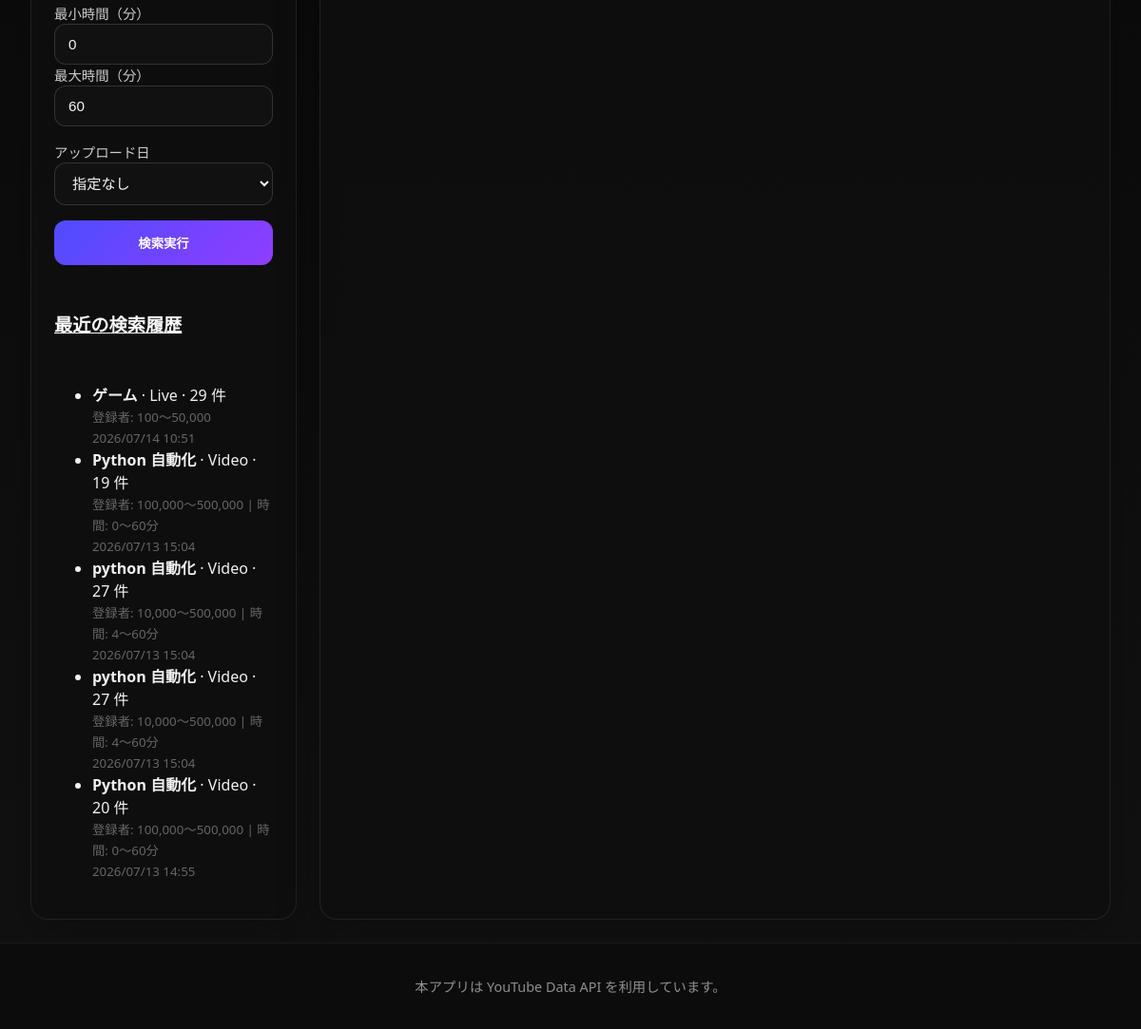
/ (lower part), run on an earlier commit of the app's database.
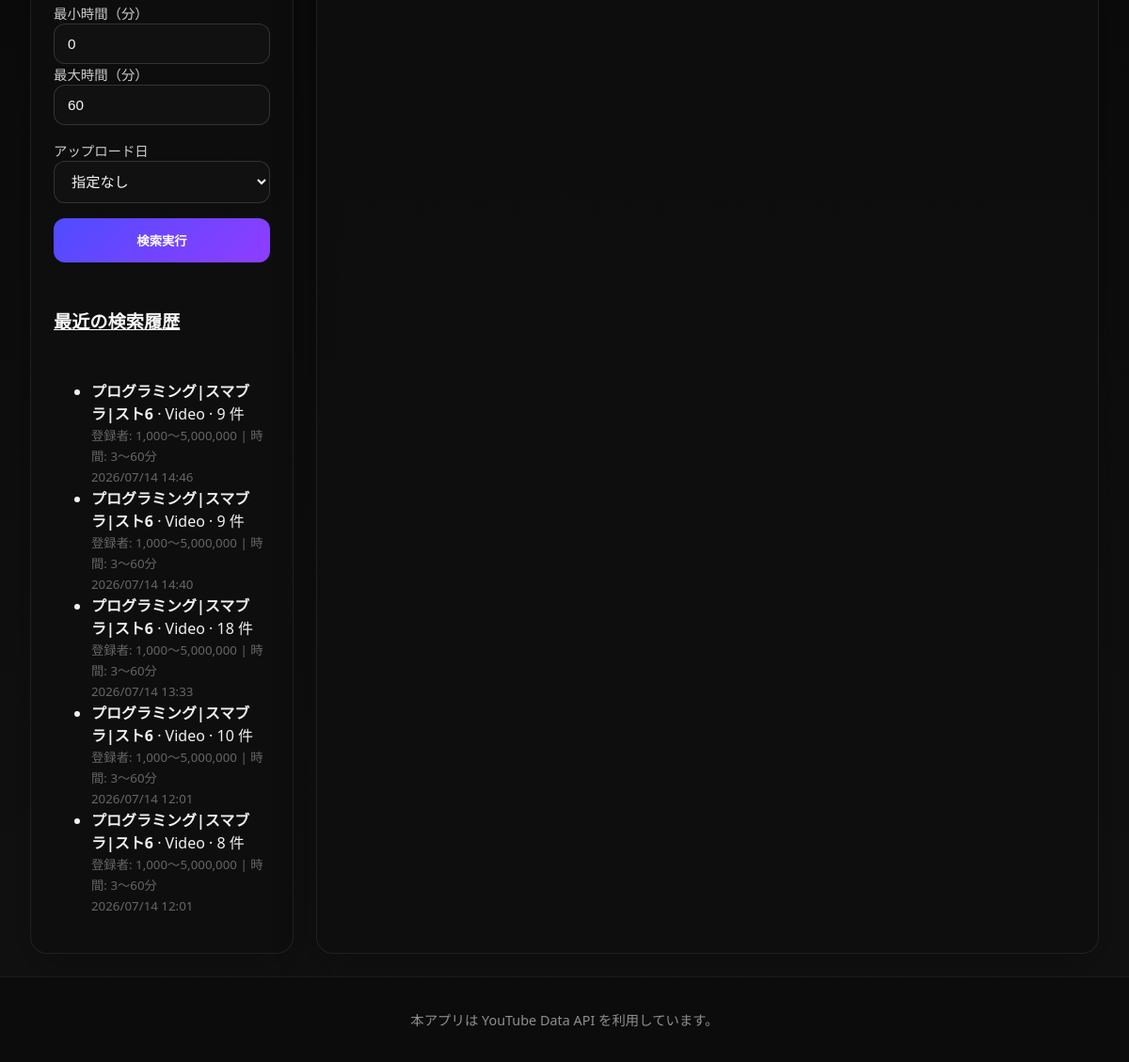
And on a later commit of the database.
### youtube_app/models.py (models this page shows, shortened)
class SearchHistory(models.Model):
    target = models.CharField(max_length=16, default='video')
    query = models.CharField(max_length=255)
    max_results = models.PositiveSmallIntegerField(default=50)
    order = models.CharField(max_length=32, default='viewCount')
    lower_threshold = models.PositiveIntegerField(default=100000)
    upper_threshold = models.PositiveIntegerField(default=500000)
    min_duration = models.PositiveIntegerField(default=0)
    max_duration = models.PositiveIntegerField(default=60)
    date_option = models.CharField(max_length=16, default='none')
    results_count = models.PositiveIntegerField(default=0)
    created_at = models.DateTimeField(auto_now_add=True)
    class Meta:
        ordering = ['-created_at']

### youtube_app/views.py (the view, shortened to what this page needs)
# urls.py: path('', views.search_view, name='search'),
def search_view(request):
    context = get_query_parameters(request)
    context['base_query_string'] = build_query_string_without_select(request)
    context['is_video_mode'] = context['target'] == 'video'
    context['results'] = []
    context['error_message'] = ''
    context['recent_history'] = SearchHistory.objects.all()[:5]
    return render(request, 'youtube_app/search.html', context)

### youtube_app/views.py (called while the page is built)
def get_query_parameters(request: HttpRequest) -> dict:
    return {
        'target': request.GET.get('target', 'video'),
        'query': request.GET.get('query', 'Python 自動化'),
        'max_results': int(request.GET.get('max_results', 50) or 50),
        'order': request.GET.get('order', 'viewCount'),
        'lower_threshold': int(request.GET.get('lower_threshold', 100000) or 100000),
        'upper_threshold': int(request.GET.get('upper_threshold', 500000) or 500000),
        'min_duration': int(request.GET.get('min_duration', 0) or 0),
        'max_duration': int(request.GET.get('max_duration', 60) or 60),
        'date_option': request.GET.get('date_option', 'none'),
        'selected_video_id': request.GET.get('select', ''),
    }

def build_query_string_without_select(request):
    params = request.GET.copy()
    params.pop('select', None)
    return params.urlencode()

### youtube_app/templates/youtube_app/search.html (shortened to what this page needs)
{% load static humanize %}
<!DOCTYPE html>
<html lang="ja">
<head>
    <link rel="stylesheet" href="{% static 'youtube_app/style.css' %}">
</head>
<body>
    <div class="page-shell">
        <main class="layout-grid">
            <section class="panel sidebar-panel">
                <div class="panel-card">
                    <form method="get" class="search-form">
                        <div class="field-group columns-2 video-filter">
                            <div>
                                <label for="min_duration">最小時間（分）</label>
                                <input id="min_duration" name="min_duration" type="number" min="0" value="{{ min_duration }}">
                            </div>
                            <div>
                                <label for="max_duration">最大時間（分）</label>
                                <input id="max_duration" name="max_duration" type="number" min="0" value="{{ max_duration }}">
                            </div>
                        </div>
                        <div class="field-group video-filter">
                            <label for="date_option">アップロード日</label>
                            <select id="date_option" name="date_option">
                                <option value="none" {% if date_option == 'none' %}selected{% endif %}>指定なし</option>
                            </select>
                        </div>
                        <div class="actions">
                            <button type="submit" class="primary-button">検索実行</button>
                        </div>
                    </form>
                </div>
                <div class="panel-card history-panel">
                    <h2><a href="{% url 'youtube_app:history' %}" style="color: inherit; text-decoration: underline;">最近の検索履歴</a></h2>
                    {% if recent_history %}
                        <ul class="history-list">
                            {% for history in recent_history %}
                                <li>
                                    <strong>{{ history.query }}</strong> · {{ history.target|title }} · {{ history.results_count }} 件<br>
                                    <small style="color: #666;">
                                        登録者: {{ history.lower_threshold|intcomma }}〜{{ history.upper_threshold|intcomma }}
                                        {% if history.target == 'video' %}| 時間: {{ history.min_duration }}〜{{ history.max_duration }}分{% endif %}<br>
                                        {{ history.created_at|date:'Y/m/d H:i' }}
                                    </small>
                                </li>
                            {% endfor %}
                        </ul>
                    {% else %}
                        <div class="message info">検索履歴はまだありません。</div>
                    {% endif %}
                </div>
            </section>
            <section class="panel results-panel">
            </section>
        </main>
        <footer class="app-footer">
            <p>本アプリは YouTube Data API を利用しています。</p>
        </footer>
    </div>
</body>
</html>

What changed in the data, as far as the page shows it:
no longer on this page (row unchanged): SearchHistory: query "ゲーム", target "Live", results_count "29", lower_threshold "100", upper_threshold "50,000", created_at "2026/07/14 10:51"
no longer on this page (row unchanged): SearchHistory: query "Python 自動化", target "Video", results_count "19", lower_threshold "100,000", upper_threshold "500,000", min_duration "0", max_duration "60", created_at "2026/07/13 15:04"
no longer on this page (row unchanged): SearchHistory: query "python 自動化", target "Video", results_count "27", lower_threshold "10,000", upper_threshold "500,000", min_duration "4", max_duration "60", created_at "2026/07/13 15:04"
no longer on this page (row unchanged): SearchHistory: query "python 自動化", target "Video", results_count "27", lower_threshold "10,000", upper_threshold "500,000", min_duration "4", max_duration "60", created_at "2026/07/13 15:04"
no longer on this page (row unchanged): SearchHistory: query "Python 自動化", target "Video", results_count "20", lower_threshold "100,000", upper_threshold "500,000", min_duration "0", max_duration "60", created_at "2026/07/13 14:55"
added SearchHistory: query "プログラミング|スマブラ|スト6", target "Video", results_count "9", lower_threshold "1,000", upper_threshold "5,000,000", min_duration "3", max_duration "60", created_at "2026/07/14 14:46"
added SearchHistory: query "プログラミング|スマブラ|スト6", target "Video", results_count "9", lower_threshold "1,000", upper_threshold "5,000,000", min_duration "3", max_duration "60", created_at "2026/07/14 14:40"
added SearchHistory: query "プログラミング|スマブラ|スト6", target "Video", results_count "18", lower_threshold "1,000", upper_threshold "5,000,000", min_duration "3", max_duration "60", created_at "2026/07/14 13:33"
added SearchHistory: query "プログラミング|スマブラ|スト6", target "Video", results_count "10", lower_threshold "1,000", upper_threshold "5,000,000", min_duration "3", max_duration "60", created_at "2026/07/14 12:01"
added SearchHistory: query "プログラミング|スマブラ|スト6", target "Video", results_count "8", lower_threshold "1,000", upper_threshold "5,000,000", min_duration "3", max_duration "60", created_at "2026/07/14 12:01"
